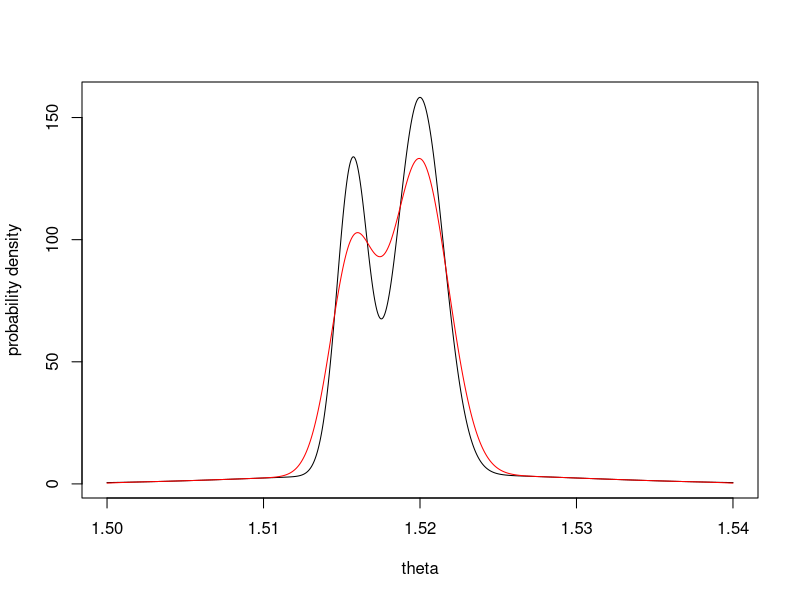

This figure's R source: (Note: this script raises an error after producing the figure.)
MixtureDistribution <- function(theta_values, expectations, variances, 
                                weights){
  nbr_mixture_dists = length(expectations)
  mixture_density = 0
  stds = sqrt(variances)
  for (i in 1:nbr_mixture_dists){
    i_mu = expectations[i]
    i_std = stds[i]
    i_weight = weights[i]
    mixture_density = mixture_density + i_weight * dnorm(theta_values, 
                                                         i_mu, i_std)
  }
  return(mixture_density)
}

mu_vals = c(1.5157, 1.52, 1.52)
var_vals = c(0.001, 0.0015, 0.01)^2
stds = sqrt(var_vals)
weights = c(0.32, 0.58, 0.1)
theta = seq(1.500, 1.54, length=1000)
md_arr = MixtureDistribution(theta, mu_vals, var_vals, weights)  # prior

plot(theta, md_arr, 'l', xlab='theta', ylab = 'probability density')

##### b prior predictive #####
x_arr = theta
dtheta = theta[2]-theta[1]
prior_pred = rep(0, length(x_arr))
std_likelihood = 0.001
for (i in 1:length(x_arr)){
  x_i = x_arr[i]
  i_likelihood =  dnorm(x_i, theta, std_likelihood)
  prior_pred[i] = dtheta*sum(i_likelihood*md_arr)
}
lines(x_arr, prior_pred, col='red')


prior_pred_analytical = MixtureDistribution(x_arr, expectations = mu_vals, variances = i_std^2 + std_likelihood^2)
lines(x_arr, prior_pred_analytical, lty=1, 'l', xlab='theta', ylab = 'prior predictive probability density')


#### c posterior given x = 1.52131 ######
x = 1.52131
posterior = md_arr * dnorm(x, theta, std_likelihood)
posterior = posterior/(sum(posterior)*dtheta)
plot(theta, posterior, 'l', lty=2)
lines( x_arr, prior_pred, 'l', col='red')
lines(theta, md_arr, 'l', col='green')

sum(posterior*dtheta)

i_start = which(posterior==max(posterior))
i_diff = 0
acc_post_prob = 0
while (acc_post_prob < 0.95){
  i_diff = i_diff + 1
  acc_post_prob = dtheta*sum(posterior[(i_start-i_diff):(i_start+i_diff)])
}
cred_interval = c(x_arr[i_start-i_diff], x_arr[i_start+i_diff])  

#plot analythical expr:
post_analytical = 0
prior_pred_x = 0
list_std_upd = rep(0, 3)
list_mu_upd = rep(0, 3)
list_weight_upd = rep(0, 3)
for (i in 1:length(mu_vals)){
  i_mu = mu_vals[i]
  i_std = sqrt(var_vals[i])
  i_weight = weights[i]
  i_std_upd = (1/i_std^2 + 1/std_likelihood^2)^(-1/2)
  list_std_upd[i] = i_std_upd
  i_mu_upd = i_std_upd^2 * (i_mu/i_std^2 + x/std_likelihood^2)
  list_mu_upd[i] = i_mu_upd
  
  prior_pred_x_i = i_weight*dnorm(x, i_mu, sqrt(i_std^2 + std_likelihood^2))
  list_weight_upd[i] = prior_pred_x_i
  prior_pred_x = prior_pred_x + prior_pred_x_i
  #post_analytical = post_analytical +  prior_pred_x_i * dnorm(theta, i_mu_upd, i_std_upd)
}
list_weight_upd = list_weight_upd/prior_pred_x
#post_analytical = post_analytical/prior_pred_x
post_analytical = MixtureDistribution(theta, list_mu_upd, list_std_upd^2, list_weight_upd)
lines(theta, post_analytical, 'l', ylab='Posterior density funtion')



#### d posterior predictive


post_pred = rep(0, length(x_arr))
for (i in 1:length(x_arr)){
  x_new = x_arr[i]
  post_pred[i] = dtheta * sum(dnorm(x_new, theta, std_likelihood)*posterior)
}
lines(x_arr, post_pred, lty=2)

# post_pred_analythical
post_pred_analytical = 0
prior_pred_x = 0
gamma_p_i_list = c(1:3)
for (i in 1:length(mu_vals)){
  i_mu = mu_vals[i]
  i_std = sqrt(var_vals[i])
  i_weight = weights[i]
  i_std_upd = (1/i_std^2 + 1/std_likelihood^2)^(-1/2)
  i_mu_upd = i_std_upd^2 * (i_mu/i_std^2 + x/std_likelihood^2)
  
  gamma_p_i = i_weight * dnorm(x, i_mu, sqrt(i_std^2 + std_likelihood^2))
  gamma_p_i_list[i] = gamma_p_i
  prior_pred_x = prior_pred_x + i_weight * dnorm(x, i_mu, sqrt(i_std^2 + std_likelihood^2))
  
  post_pred_analytical = post_pred_analytical + gamma_p_i * dnorm(x_arr, i_mu_upd, sqrt(i_std_upd^2 + std_likelihood^2))
}
post_pred_analytical = post_pred_analytical/prior_pred_x

plot(x_arr, post_pred_analytical, 'l', lty = 1, col='blue', xlab='x new', ylab='posterior predictive density')

##### e likelihood ratio

LR = post_pred_analytical/prior_pred_analytical
plot(x_arr, LR,'l',xlab='x c', ylab='Likelihood ratio')

#### f 
# if the LR is large it is more probable that the new sample is from the same piece of glass than if it would have been from
# an independent source.







